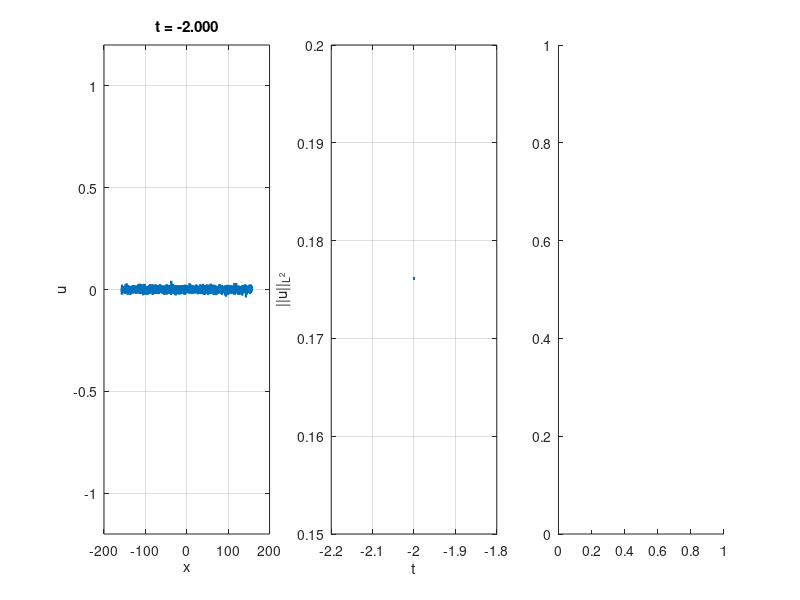

The MATLAB source for this figure: (Note: this script raises an error after producing the figure.)
function CH1D_ETDRK4()
    clc; clear; close all;

    %% Parameters

    epsilon = 0.05; % used for scaling mu
    blowup_time = epsilon^(-2/3);

    t0 = -2.0;
    T  = blowup_time + 20.0;

    scale = 100;
    Lx = scale*pi;

    Nx = 2^12;

    dx = Lx/Nx;

    movie_dt = 0.05;

    %% functions
    function mu_val = mu(t)
        mu_val = t*epsilon;
    end

    function P = power_spec(t, Laplacian_k, u_hat)
        ksq = -Laplacian_k;
        P = abs(u_hat).^2 .* exp(t^2*ksq*epsilon - 2*t*ksq.^2);
    end

    function n = domainwall_density_theory(t, Laplacian_k, u_hat)
        P = power_spec(t, Laplacian_k, u_hat);
        ksq = -Laplacian_k;

        num = sum(ksq.*P,'all');
        den = sum(P,'all');

        n = (1/pi)*sqrt(num/den);
    end

    function density = domainwall_density_computed(u,Lx)
        walls = sum(u .* circshift(u,-1) < 0);
        density = walls / Lx;
    end

    %% Initial condition

    sigma = 0.01;
    u0 = sigma*randn(1,Nx);
    u_hat = fft(u0);

    %% discretization

    x = (-Nx/2:Nx/2-1)*dx;

    dt = 0.1*(dx)^2;
    t = t0:dt:T;

    %% Fourier wavenumbers

    kx = 2*pi*[0:Nx/2-1 -Nx/2:-1]/Lx;
    Laplacian_k = -(kx.^2);

    %% 2/3 dealiasing mask

    kx_max = max(abs(kx));
    dealias_mask = abs(kx) <= (2/3)*kx_max;

    %% ETDRK4 coefficients
    %
    % Use the initial linear operator. Since mu(t) varies slowly,
    % we recompute coefficients every step below.

    M = 32;
    r = exp(1i*pi*((1:M)-0.5)/M);

    %% Plot setup

    figure('Position',[100 100 1600 500])

    %% first plot: solution

    subplot(1,3,1)

    u_phys = real(ifft(u_hat));

    hsol = plot(x,u_phys,'LineWidth',1.5);

    ylim([-1.2 1.2])

    xlabel('x')
    ylabel('u')

    title(sprintf('t = %.3f',t0))

    grid on

    %% second plot: L2 norm

    subplot(1,3,2)

    t_hist = t0;
    l2_hist = l2_norm_periodic_1D(u_hat,Lx);

    hline = plot(t_hist,l2_hist,'LineWidth',2);

    xlabel('t')
    ylabel('||u||_{L^2}')

    grid on

    %% third plot: domain wall density

    subplot(1,3,3)

    comput_density = domainwall_density_computed(u_phys,Lx);
    theory_density = domainwall_density_theory(t0,Laplacian_k,u_hat);

    theory_density_line = plot(t_hist,theory_density,...
        'LineWidth',2,'DisplayName','theoretical');

    hold on

    comput_density_line = plot(t_hist,comput_density,...
        'LineWidth',2,'DisplayName','computed');

    xlabel('t')
    ylabel('density')

    legend show
    grid on

    drawnow

    %% GIF setup

    save_gif = true;
    gif_filename = ['cahn_hilliard_1D_mu(1)=' num2str(mu(1),'%.2f') '.gif'];

    frame_count = 1;
    next_movie_time = t0;

    %% Time loop

    for n = 1:length(t)-1

        %% Linear operator

        L_operator = -Laplacian_k.^2 ...
                     - mu(t(n))*Laplacian_k;

        %% ETDRK4 coefficients

        E  = exp(dt*L_operator);
        E2 = exp(dt*L_operator/2);

        LR = dt*L_operator(:) + r;

        Q  = dt * real(mean( ...
            (exp(LR/2)-1)./LR ,2));

        f1 = dt * real(mean( ...
            (-4-LR+exp(LR).*(4-3*LR+LR.^2))./LR.^3 ,2));

        f2 = dt * real(mean( ...
            (2+LR+exp(LR).*(-2+LR))./LR.^3 ,2));

        f3 = dt * real(mean( ...
            (-4-3*LR-LR.^2+exp(LR).*(4-LR))./LR.^3 ,2));

        Q  = Q.';
        f1 = f1.';
        f2 = f2.';
        f3 = f3.';

        %% Nonlinear function N(u)=Delta(u^3)

        u_phys = real(ifft(u_hat));

        Nu = Laplacian_k .* ...
             fft(u_phys.^3);

        Nu = dealias_mask .* Nu;

        %% Stage a

        a = E2 .* u_hat + Q .* Nu;

        ua = real(ifft(a));

        Na = Laplacian_k .* ...
             fft(ua.^3);

        Na = dealias_mask .* Na;

        %% Stage b

        b = E2 .* u_hat + Q .* Na;

        ub = real(ifft(b));

        Nb = Laplacian_k .* ...
             fft(ub.^3);

        Nb = dealias_mask .* Nb;

        %% Stage c

        c = E2 .* a + Q .* (2*Nb - Nu);

        uc = real(ifft(c));

        Nc = Laplacian_k .* ...
             fft(uc.^3);

        Nc = dealias_mask .* Nc;

        %% ETDRK4 update

        u_hat = E .* u_hat ...
              + f1 .* Nu ...
              + 2*f2 .* (Na + Nb) ...
              + f3 .* Nc;

        u_hat = dealias_mask .* u_hat;

        %% Diagnostics

        u_phys = real(ifft(u_hat));

        t_hist(end+1) = t(n+1);

        l2_hist(end+1) = ...
            l2_norm_periodic_1D(u_hat,Lx);

        comput_density(end+1) = ...
            domainwall_density_computed(u_phys,Lx);

        theory_density(end+1) = ...
            domainwall_density_theory( ...
                t(n+1),Laplacian_k,u_hat);

        %% Plot/movie

        if (t(n+1) >= next_movie_time) || ...
           (n+1 == length(t))

            next_movie_time = ...
                next_movie_time + movie_dt;

            subplot(1,3,1)

            set(hsol,'YData',u_phys)

            title(sprintf('t = %.3f',t(n+1)))

            subplot(1,3,2)

            set(hline,...
                'XData',t_hist,...
                'YData',l2_hist)

            axis tight

            subplot(1,3,3)

            blowup_mask = ...
                t_hist >= blowup_time;

            set(theory_density_line,...
                'XData',t_hist(blowup_mask),...
                'YData',theory_density(blowup_mask))

            set(comput_density_line,...
                'XData',t_hist(blowup_mask),...
                'YData',comput_density(blowup_mask))

            axis tight

            drawnow

            if save_gif

                frame = getframe(gcf);
                img = frame2im(frame);

                [A,map] = rgb2ind(img,256);

                if frame_count == 1
                    imwrite(A,map,gif_filename,...
                        'gif',...
                        'LoopCount',Inf,...
                        'DelayTime',0.05);
                else
                    imwrite(A,map,gif_filename,...
                        'gif',...
                        'WriteMode','append',...
                        'DelayTime',0.05);
                end

                frame_count = frame_count + 1;

            end
        end
    end

    disp(['GIF saved to: ', gif_filename])

end

%% L2 norm

function val = l2_norm_periodic_1D(u_hat,Lx)

    Nx = length(u_hat);

    val = sqrt(Lx) * ...
          sqrt(sum(abs(u_hat).^2))/Nx;

end
